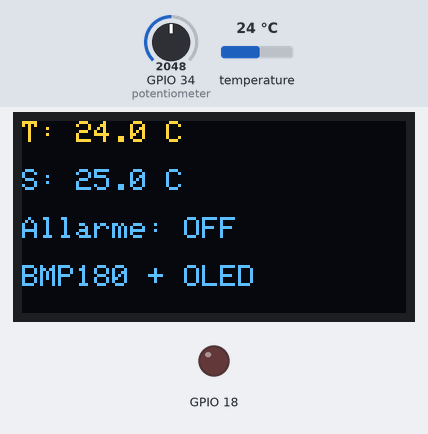
This sketch was run on a simulated ESP32. On the bench: 128×64 one-colour display, output pins drawn as LEDs (lit = HIGH). Wiring (from diagram.json): BMP180 pressure sensor at I2C address 0x77. The inputs (shaded band) are chosen by the test bench; at power-on: temperature 24 °C, GPIO 34 (potentiometer) = 2048 (analog values on the 0–4095 scale). The OLED is the two-colour kind (top 16 rows yellow); what the sketch prints to the serial monitor is not drawn.

Above: at 2.8 s.
2.9 s: temperature set to 24.9 °C
4.5 s: temperature set to 25.8 °C
At 5.9 s:
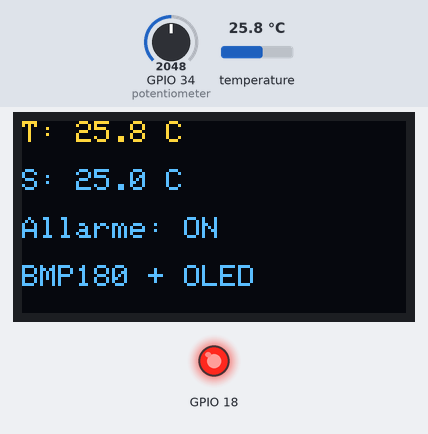
6.5 s: GPIO 34 (potentiometer) set to 2241
8.5 s: GPIO 34 (potentiometer) set to 2381
At 10.1 s:
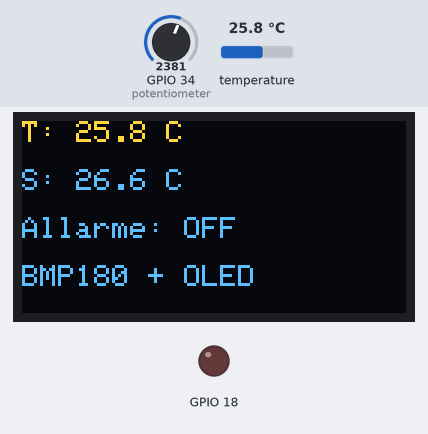
10.5 s: temperature set to 12 °C
At 11.7 s:
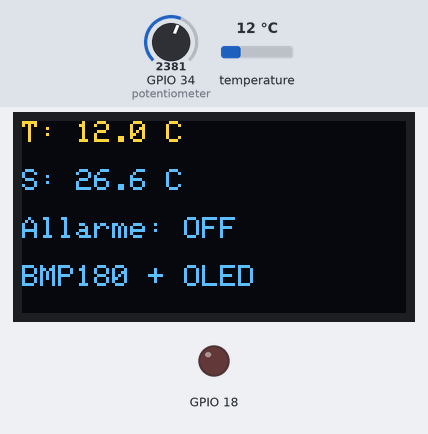
12.5 s: GPIO 34 (potentiometer) set to 2047
At 14.4 s:
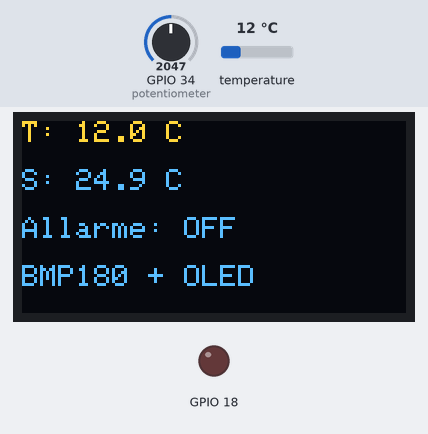
Timing chart, 0 to 15.5 s (numbered marks = the images above; inputs shaded):
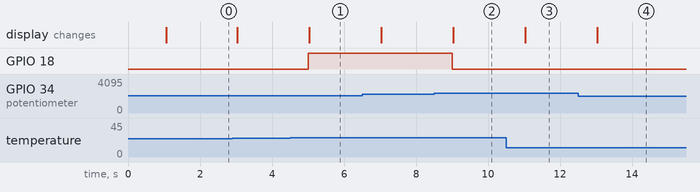

The sketch:

cpp.ino
```cpp
#include <Arduino.h>
#include <Wire.h>
#include <Adafruit_GFX.h>
#include <Adafruit_SSD1306.h>
#include "bmp180_temperature.h"

BMP180Temperature sensor(Wire);
Adafruit_SSD1306 oled(128, 64, &Wire, -1, 100000, 100000);
bool sensorReady = false;
bool oledReady = false;
bool alarmOn = false;
unsigned long lastUpdate;

void setup() {
  Serial.begin(115200);
  Wire.begin(21, 22, 100000);
  Wire.setTimeOut(50);
  pinMode(18, OUTPUT);
  digitalWrite(18, LOW);
  analogReadResolution(12);
  analogSetPinAttenuation(34, ADC_11db);
  lastUpdate = millis();
}

void loop() {
  const unsigned long now = millis();
  if (now - lastUpdate >= 1000) {
    lastUpdate = now;
    const int setting = analogRead(34);
    const int threshold = 150 + setting * 200L / 4095;  // Da 15.0 a 35.0 C.
    if (!sensorReady) sensorReady = sensor.begin();
    int temperature = 0;
    const bool valid = sensorReady && sensor.readDeciC(temperature);
    if (!valid) {
      sensorReady = false;
      alarmOn = false;  // Politica didattica: errore separato, non temperatura zero.
      Serial.println("ERR BMP180");
    } else {
      if (!alarmOn && temperature >= threshold + 5) alarmOn = true;
      else if (alarmOn && temperature <= threshold - 5) alarmOn = false;
      Serial.print("T_C="); Serial.print(temperature / 10.0, 1);
      Serial.print(" S_C="); Serial.print(threshold / 10.0, 1);
      Serial.print(" AL="); Serial.println(alarmOn ? 1 : 0);
    }
    digitalWrite(18, alarmOn ? HIGH : LOW);

    Wire.beginTransmission(0x3C);
    if (Wire.endTransmission() != 0) oledReady = false;
    else if (!oledReady) oledReady = oled.begin(SSD1306_SWITCHCAPVCC, 0x3C, true, false);
    if (oledReady) {
      char text[24];
      oled.clearDisplay(); oled.setTextSize(1);
      oled.setTextColor(SSD1306_WHITE); oled.setTextWrap(false);
      oled.setCursor(0, 0);
      if (valid) { snprintf(text, sizeof(text), "T: %.1f C", temperature / 10.0); oled.print(text); }
      else oled.print("T: ERRORE");
      snprintf(text, sizeof(text), "S: %.1f C", threshold / 10.0);
      oled.setCursor(0, 16); oled.print(text);
      oled.setCursor(0, 32); oled.print(alarmOn ? "Allarme: ON" : "Allarme: OFF");
      oled.setCursor(0, 48); oled.print(valid ? "BMP180 + OLED" : "DATO ASSENTE");
      oled.display();
    } else Serial.println("ERR OLED");
  }
  delay(1);
}
```

bmp180_temperature.h
```cpp
#pragma once
#include <Arduino.h>
#include <Wire.h>

// Driver didattico per la sola temperatura BMP180, secondo il datasheet Bosch.
// Indirizzo fisso 0x77. La conversione richiede una pausa sincrona di 5 ms.
class BMP180Temperature {
 public:
  explicit BMP180Temperature(TwoWire& bus) : bus_(bus) {}

  bool begin() {
    uint8_t id;
    uint8_t data[4];
    if (!readBytes(0xD0, &id, 1) || id != 0x55) return false;
    if (!readBytes(0xB2, data, 4)) return false;
    ac5_ = word(data);
    ac6_ = word(data + 2);
    if (!readBytes(0xBC, data, 4)) return false;
    const uint16_t mc = word(data);
    const uint16_t md = word(data + 2);
    if (!valid(ac5_) || !valid(ac6_) || !valid(mc) || !valid(md)) return false;
    mc_ = mc >= 32768 ? int(mc) - 65536 : int(mc);
    md_ = md >= 32768 ? int(md) - 65536 : int(md);
    return true;
  }

  bool readDeciC(int& temperature) {
    bus_.beginTransmission(0x77);
    bus_.write(0xF4);
    bus_.write(0x2E);
    if (bus_.endTransmission() != 0) return false;
    delay(5);
    uint8_t data[2];
    if (!readBytes(0xF6, data, 2)) return false;
    const int64_t x1 = ((int64_t(word(data)) - ac6_) * ac5_) >> 15;
    const int64_t denominator = x1 + md_;
    if (denominator == 0) return false;
    const int64_t x2 = int64_t(mc_) * 2048 / denominator;
    const int64_t result = (x1 + x2 + 8) >> 4;
    if (result < -400 || result > 850) return false;
    temperature = int(result);  // Decimi di grado Celsius, con segno.
    return true;
  }

 private:
  TwoWire& bus_;
  uint16_t ac5_ = 0, ac6_ = 0;
  int mc_ = 0, md_ = 0;
  static bool valid(uint16_t value) { return value != 0 && value != 65535; }
  static uint16_t word(const uint8_t* data) {
    return (uint16_t(data[0]) << 8) | data[1];
  }
  bool readBytes(uint8_t reg, uint8_t* data, uint8_t length) {
    bus_.beginTransmission(0x77);
    bus_.write(reg);
    if (bus_.endTransmission(false) != 0) return false;
    if (bus_.requestFrom(uint8_t(0x77), length) != length) return false;
    for (int i = 0; i < length; i++) data[i] = bus_.read();
    return true;
  }
};
```

Measured:
- the behaviour switches between 25.4 and 25.5 °C on temperature (found by bisection; images 0 and 1)
- the behaviour switches between 2313 and 2314 on GPIO 34 (potentiometer) (found by bisection; images 1 and 2)
- after the input at 4.5 s, GPIO 18: LOW → HIGH after 0.51 s; the display: changes after 0.53 s (image 1)
- after the input at 8.5 s, GPIO 18: HIGH → LOW after 0.51 s; the display: changes after 0.53 s (image 2)
- after the input at 10.5 s, the display: changes after 0.53 s (image 3)
- after the input at 12.5 s, the display: changes after 0.53 s (image 4)
